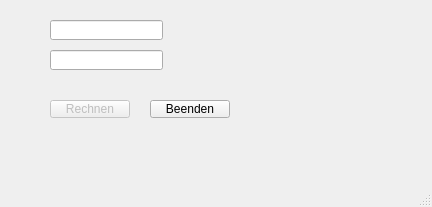
<?xml version="1.0" encoding="UTF-8"?>
<ui version="4.0">
 <class>MainWindow</class>
 <widget class="QMainWindow" name="MainWindow">
  <property name="geometry">
   <rect>
    <x>0</x>
    <y>0</y>
    <width>432</width>
    <height>207</height>
   </rect>
  </property>
  <property name="windowTitle">
   <string>MainWindow</string>
  </property>
  <widget class="QWidget" name="centralwidget">
   <widget class="QPushButton" name="btn_rechnen">
    <property name="enabled">
     <bool>false</bool>
    </property>
    <property name="geometry">
     <rect>
      <x>50</x>
      <y>100</y>
      <width>80</width>
      <height>18</height>
     </rect>
    </property>
    <property name="text">
     <string>Rechnen</string>
    </property>
   </widget>
   <widget class="QLineEdit" name="txt_euro">
    <property name="geometry">
     <rect>
      <x>50</x>
      <y>20</y>
      <width>113</width>
      <height>20</height>
     </rect>
    </property>
   </widget>
   <widget class="QLineEdit" name="txt_dollar">
    <property name="geometry">
     <rect>
      <x>50</x>
      <y>50</y>
      <width>113</width>
      <height>20</height>
     </rect>
    </property>
   </widget>
   <widget class="QPushButton" name="btn_ende">
    <property name="geometry">
     <rect>
      <x>150</x>
      <y>100</y>
      <width>80</width>
      <height>18</height>
     </rect>
    </property>
    <property name="text">
     <string>Beenden</string>
    </property>
   </widget>
  </widget>
  <widget class="QMenuBar" name="menubar">
   <property name="geometry">
    <rect>
     <x>0</x>
     <y>0</y>
     <width>432</width>
     <height>17</height>
    </rect>
   </property>
  </widget>
  <widget class="QStatusBar" name="statusbar"/>
 </widget>
 <resources/>
 <connections/>
</ui>
